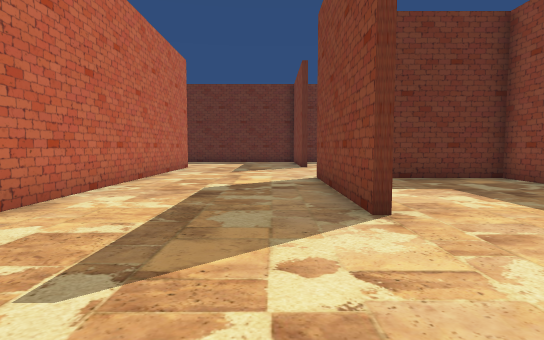
[1] (above)

24 first-person views from a walk through a Unity game level. The camera is 1.5 m above the floor, tilts 4° down and sees 80° across. The floor is counted in squares, 1.8 m on a side. Each view is taken from the middle of a square. On the plan, view 1 faces up. The plan holds only what a view shows up to about 11 squares ahead; the rest is blank. The place goes on beyond the plan. The player is left out. Some surface patterns are stand-ins.

[2]
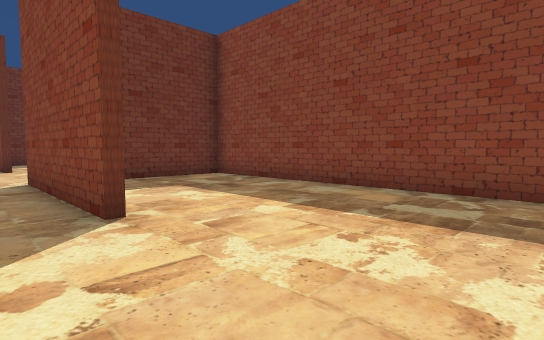

[3]
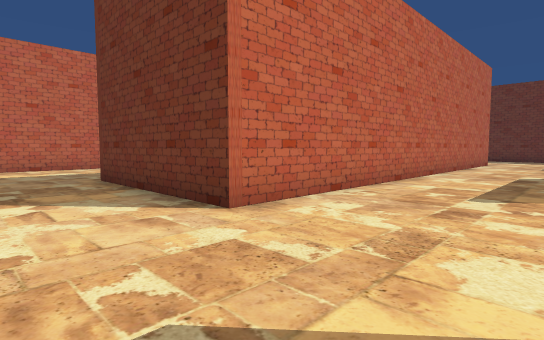

[4]
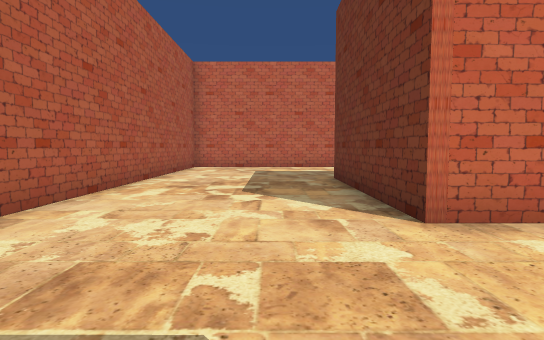

[5]
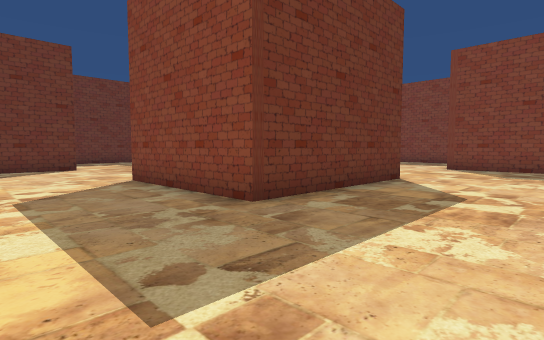

[6]
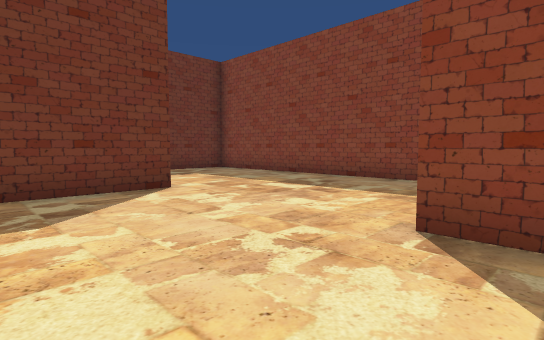

[7]
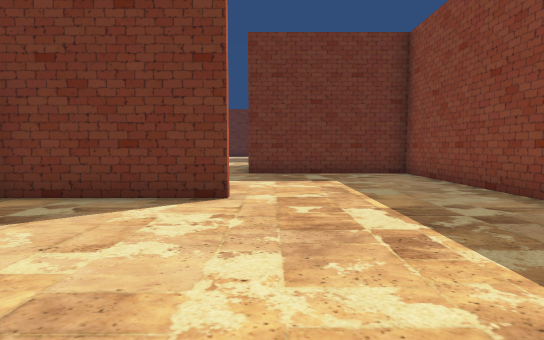

[8]
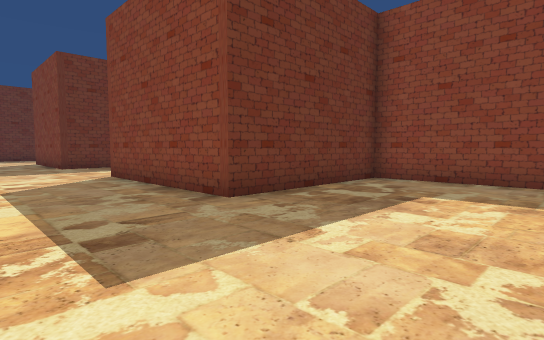

[9]
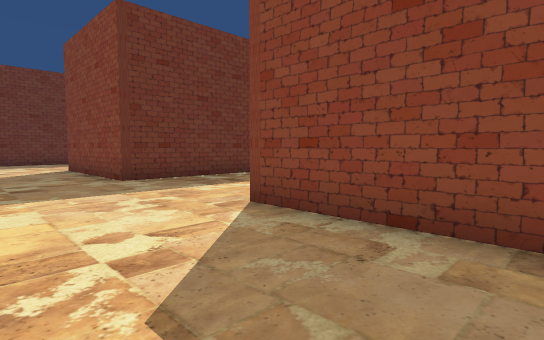

[10]
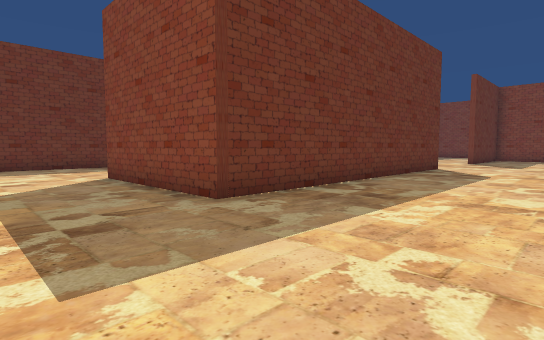

[11]
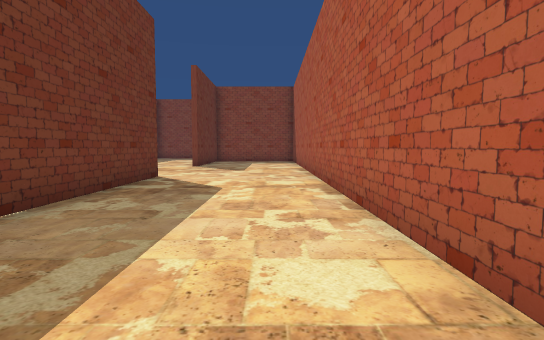

[12]
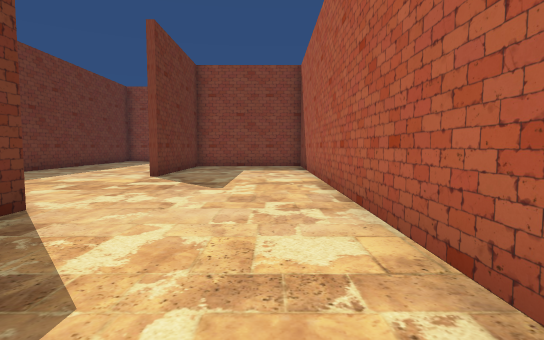

[13]
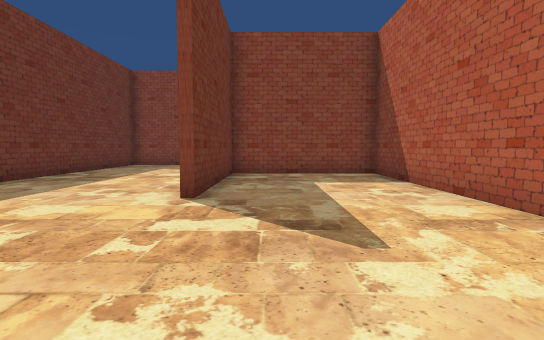

[14]
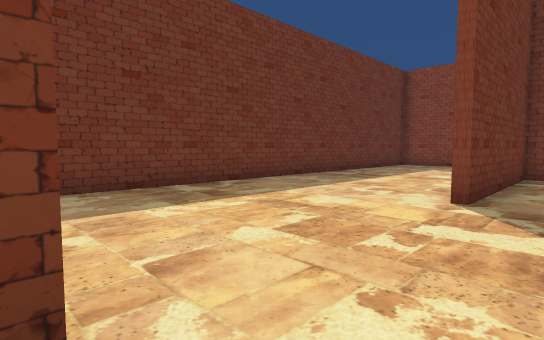

[15]
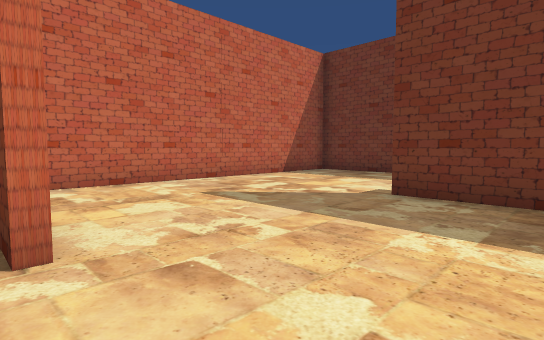

[16]
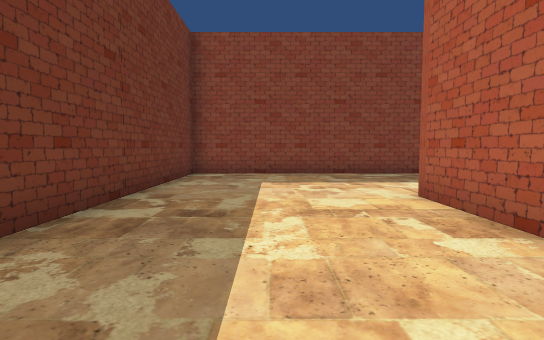

[17]
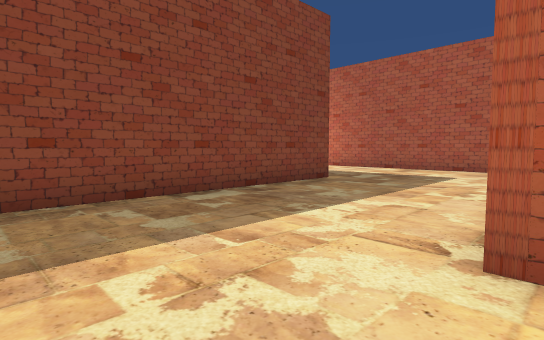

[18]
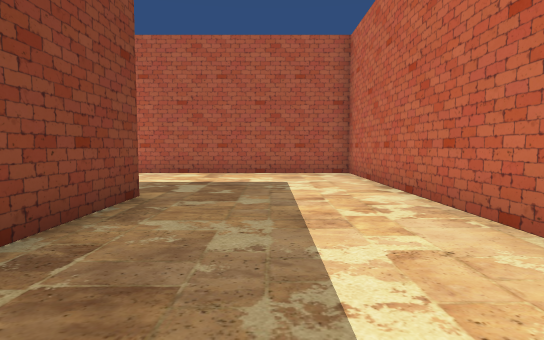

[19]
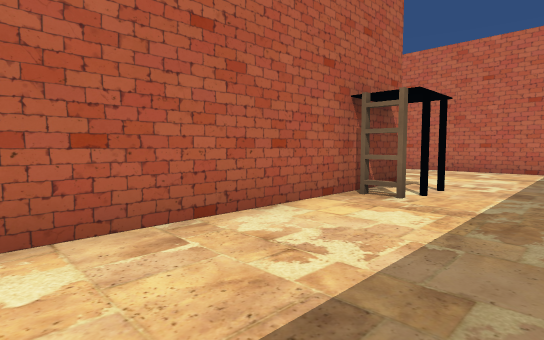

[20]
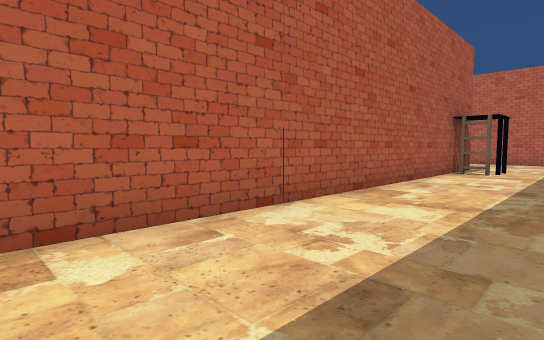

[21]
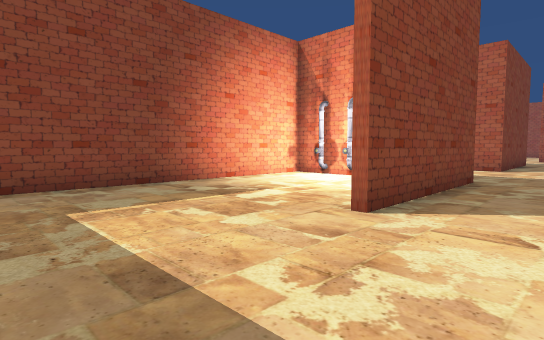

[22]
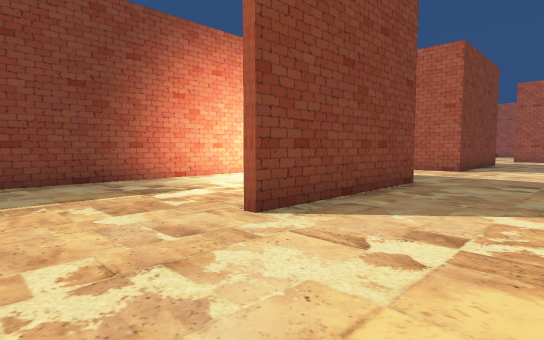

[23]
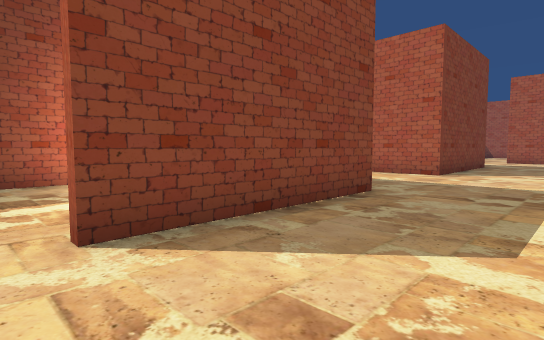

[24]
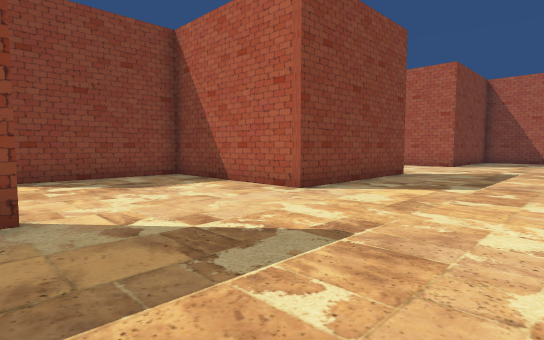

### Floor plan
Points are (right, up) in squares from view 1. A wall is a line through its corners. A room is listed if a view was taken in it or the views show most of it. See-through windows are left out.
Room 1 (views 1, 2, 3, 4, 5, 6, 7, 8, 9, 10, 11, 12, 13, 14, 15, 16, 17, 18, 19, 20, 21, 22, 23, 24)
walls: (1.2, 13.5) (1.2, 14.2); (-3.5, 11) (-3.5, -1.3) (-8.7, -1.3) (-8.7, 3.2); (1.2, 3.9) (1.2, 8.9) (6.2, 8.9) (6.2, 13); (-3.7, 5.1) (-3.7, 13.3) (-8.7, 13.3) (-8.7, 18.7) (11.3, 18.7) (11.3, 23.3) (6.2, 23.3); (1.4, 23.3) (-4.6, 23.3); (-8.6, 8.3) (-11.5, 8.3); (-3.7, 23.5) (-3.7, 31.5); (8.9, 23.5) (11.5, 23.5); (11.5, 21.1) (11.5, 13.5) (16.5, 13.5); (-7.5, 23.3) (-9, 23.3) (-9, 28.4); (6.2, 0.5) (6.2, 8.7) (3.2, 8.7); (1.5, 28.7) (14.8, 28.7); (16.3, 18.5) (16.3, 28.5) (1.4, 28.5); (1.2, -3.9) (1.2, -2.6); (-3.5, 31.1) (-3.5, 24.4); (-11, -6.3) (-3.8, -6.3)
objects: pipe (-6, 24); pipe (-5, 24); other object (4, 29)

Where each view was taken, in squares from view 1:
view 1: 0 up, 0 right, facing up
view 2: 0 up, 0 right, facing up-right
view 3: 4 down, 0 right, facing up-left
view 4: 3 down, 0 right, facing left
view 5: 5 down, 12 left, facing up-right
view 6: 2 up, 12 left, facing up-right
view 7: 3 up, 8 left, facing up
view 8: 9 up, 12 left, facing up-right
view 9: 15 up, 12 left, facing up-right
view 10: 19 up, 12 left, facing up-right
view 11: 20 up, 8 left, facing right
view 12: 20 up, 3 left, facing right
view 13: 22 up, 1 right, facing right
view 14: 22 up, 1 right, facing up-right
view 15: 23 up, 4 right, facing up-left
view 16: 26 up, 6 right, facing right
view 17: 26 up, 11 right, facing down-right
view 18: 24 up, 14 right, facing down
view 19: 32 up, 9 right, facing down-left
view 20: 32 up, 15 right, facing down-left
view 21: 32 up, 11 left, facing down-right
view 22: 31 up, 12 left, facing down-right
view 23: 29 up, 12 left, facing down-right
view 24: 14 up, 3 left, facing down-right
